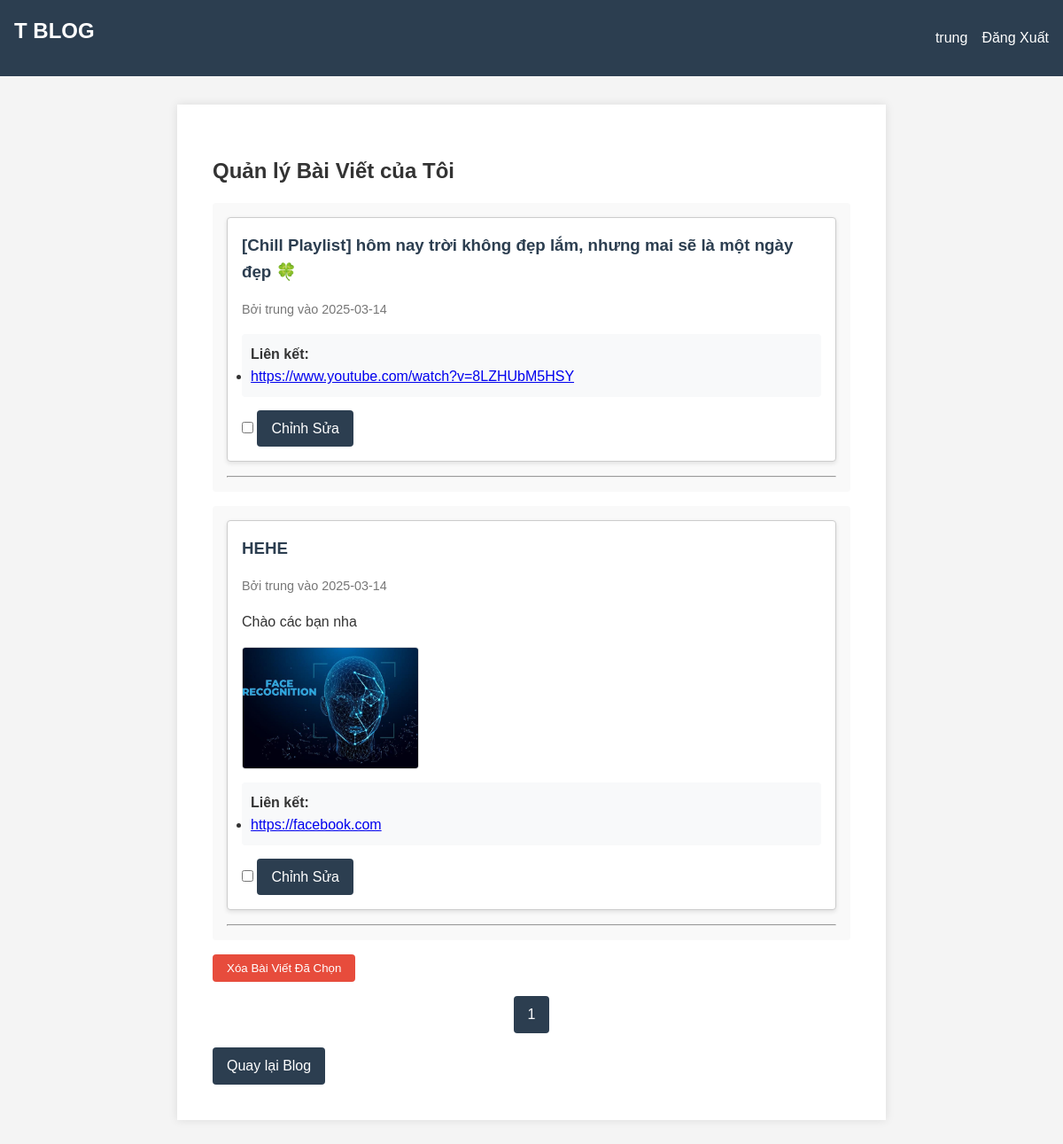
The page /my_posts (signed in) on the database its author committed.
### tables this page shows
CREATE TABLE user (
  id INTEGER PRIMARY KEY AUTOINCREMENT,
  username TEXT UNIQUE NOT NULL,
  password TEXT NOT NULL,
  is_blocked BOOLEAN NOT NULL DEFAULT 0,
  is_admin BOOLEAN NOT NULL DEFAULT 0
);

CREATE TABLE post (
  id INTEGER PRIMARY KEY AUTOINCREMENT,
  author_id INTEGER NOT NULL,
  created TIMESTAMP NOT NULL DEFAULT CURRENT_TIMESTAMP,
  title TEXT NOT NULL,
  text_content TEXT,
  FOREIGN KEY (author_id) REFERENCES user (id)
);

CREATE TABLE post_content (
  id INTEGER PRIMARY KEY AUTOINCREMENT,
  post_id INTEGER NOT NULL,
  content_type TEXT NOT NULL,  -- 'image' hoặc 'link'
  content TEXT NOT NULL,       -- đường dẫn hình ảnh hoặc URL
  display_order INTEGER NOT NULL,
  FOREIGN KEY (post_id) REFERENCES post (id) ON DELETE CASCADE
);

### flaskr/blog.py (the view)
@bp.route('/my_posts')
@login_required
def my_posts():
    db = get_db()
    page = request.args.get('page', 1, type=int)
    per_page = 10
    offset = (page - 1) * per_page
    posts_rows = db.execute(
        'SELECT p.id, p.title, p.text_content, p.created, u.username, u.id as author_id'
        ' FROM post p JOIN user u ON p.author_id = u.id'
        ' WHERE p.author_id = ? ORDER BY p.created DESC LIMIT ? OFFSET ?',
        (g.user['id'], per_page, offset)
    ).fetchall()
    posts = []
    for post_row in posts_rows:
        post = dict(post_row)
        contents = db.execute(
            'SELECT content_type, content, display_order'
            ' FROM post_content'
            ' WHERE post_id = ?'
            ' ORDER BY display_order',
            (post['id'],)
        ).fetchall()
        post['images'] = [c['content'] for c in contents if c['content_type'] == 'image']
        post['links'] = [c['content'] for c in contents if c['content_type'] == 'link']
        posts.append(post)
    total_posts = db.execute(
        'SELECT COUNT(*) FROM post WHERE author_id = ?',
        (g.user['id'],)
    ).fetchone()[0]
    total_pages = (total_posts + per_page - 1) // per_page
    return render_template('blog/my_posts.html', posts=posts, page=page, total_pages=total_pages)

### flaskr/auth.py (called while the page is built)
@bp.before_app_request
def load_logged_in_user():
    user_id = session.get('user_id')
    if user_id is None:
        g.user = None
    else:
        g.user = get_db().execute(
            'SELECT * FROM user WHERE id = ?', (user_id,)
        ).fetchone()  # fetchone() trả về một sqlite3.Row

def login_required(view):
    @functools.wraps(view)
    def wrapped_view(**kwargs):
        if g.user is None:
            return redirect(url_for('auth.login'))
        return view(**kwargs)
    return wrapped_view

### flaskr/db.py (called while the page is built)
def get_db():
    if 'db' not in g:
        g.db = sqlite3.connect(
            current_app.config['DATABASE'],
            detect_types=sqlite3.PARSE_DECLTYPES
        )
        g.db.row_factory = sqlite3.Row
    return g.db

### flaskr/templates/blog/my_posts.html (shortened to what this page needs)
{% extends 'base.html' %}
{% block content %}
<section class="user-posts">
    <h2>Quản lý Bài Viết của Tôi</h2>
    <form action="{{ url_for('blog.delete_multiple_posts') }}" method="post" class="form-list">
        {% for post in posts %}
        <div class="post-item">
            <article class="post admin">
                <header>
                    <h3>{{ post.title }}</h3>
                    <div class="about">Bởi {{ post.username }} vào {{ post.created.strftime('%Y-%m-%d') }}</div>
                </header>
                {% if post.text_content %}
                <div class="post-text">
                    {{ post.text_content }}
                </div>
                {% endif %}
                {% if post.images %}
                <div class="post-images">
                    {% for image in post.images %}
                    <div class="image-container">
                        <img src="{{ image }}" alt="Hình ảnh" class="post-image">
                    </div>
                    {% endfor %}
                </div>
                {% endif %}
                {% if post.links %}
                <div class="post-links">
                    <h4>Liên kết:</h4>
                    <ul>
                        {% for link in post.links %}
                        <li><a href="{{ link }}" target="_blank">{{ link }}</a></li>
                        {% endfor %}
                    </ul>
                </div>
                {% endif %}
                <footer>
                    <input type="checkbox" name="post_ids" value="{{ post.id }}">
                    <a class="btn" href="{{ url_for('blog.update', id=post.id) }}">Chỉnh Sửa</a>
                </footer>
            </article>
            <hr>
        </div>
        {% endfor %}
        <input class="btn danger" type="submit" value="Xóa Bài Viết Đã Chọn" onclick="return confirm('Bạn có chắc chắn không?');">
    </form>
    <div class="pagination">
      {% for p in range(1, total_pages + 1) %}
        <a class="btn {% if p == page %}active{% endif %}" href="{{ url_for('blog.my_posts', page=p) }}">{{ p }}</a>
      {% endfor %}
    </div>
    <div class="navigation-links">
        <a class="btn" href="{{ url_for('blog.blog_index') }}">Quay lại Blog</a>
    </div>
</section>
{% endblock %}

### flaskr/templates/base.html (shortened to what this page needs)
<!doctype html>
<html lang="vi">
<head>
    <link rel="stylesheet" href="{{ url_for('static', filename='style.css') }}">
    <link rel="stylesheet" href="https://cdnjs.cloudflare.com/ajax/libs/font-awesome/5.15.4/css/all.min.css">
</head>
<body>
<nav>
    <div class="nav-left">
        <h1><a href="{{ url_for('blog.blog_index') }}">T BLOG</a></h1>
    </div>
    <div class="nav-right">
        <ul>
            {% if g.user %}
                <li><span class="username">{{ g.user['username'] }}</span></li>
                <li><a href="{{ url_for('auth.logout') }}">Đăng Xuất</a></li>
            {% else %}
                <li><a href="{{ url_for('auth.register') }}">Đăng Ký</a></li>
                <li><a href="{{ url_for('auth.login') }}">Đăng Nhập</a></li>
            {% endif %}
        </ul>
    </div>
</nav>
<section class="content">
    {% block content %}{% endblock %}
</section>
</body>
</html>

### flaskr/static/style.css (style rules this page uses)
* { margin: 0; padding: 0; box-sizing: border-box; }
body { font-family: 'Arial', sans-serif; line-height: 1.6; background-color: #f4f4f4; color: #333; }
nav { background: #2C3E50; color: #fff; padding: 1rem; display: flex; justify-content: space-between; align-items: center; }
nav .nav-left h1 a { color: #fff; text-decoration: none; }
nav .nav-right ul { list-style: none; display: flex; }
nav .nav-right ul li { margin-left: 1rem; }
nav .nav-right ul li a { color: #fff; text-decoration: none; }
.content { max-width: 800px; margin: 2rem auto; background: #fff; padding: 1.5rem; box-shadow: 0 0 10px rgba(0,0,0,0.1); }
header { margin-bottom: 1rem; }
h1, h2, h3 { margin-bottom: 1rem; }
.btn { display: inline-block; padding: 0.5rem 1rem; background: #2C3E50; color: #fff; text-decoration: none; border: none; border-radius: 4px; cursor: pointer; transition: background 0.3s ease; }
.btn.danger { background: #E74C3C; }
.user-actions, .navigation-links, .admin-actions { margin-top: 1rem; }
.user-actions a, .navigation-links a, .admin-actions a { margin-right: 0.5rem; }
.admin-section, .user-posts { padding: 1rem; }
.post-item { padding: 1rem; background: #f9f9f9; border-radius: 4px; margin-bottom: 1rem; }
.post { background: #fff; border: 1px solid #ccc; border-radius: 4px; padding: 1rem; margin-bottom: 1rem; box-shadow: 0 2px 5px rgba(0, 0, 0, 0.1); }
.post h2, .post h3 { color: #2C3E50; }
.post .about { font-size: 0.9rem; color: #777; }
.pagination { margin: 1rem 0; text-align: center; }
.pagination .btn { margin: 0 0.5rem; }

### flaskr/templates/blog/my_posts.html (style rules this page uses)
.post-images { display: flex; flex-wrap: wrap; gap: 10px; margin: 15px 0; }
.image-container { max-width: 200px; max-height: 200px; overflow: hidden; border: 1px solid #ddd; border-radius: 4px; }
.post-image { width: 100%; height: 100%; object-fit: cover; }
.post-links { margin: 15px 0; padding: 10px; background-color: #f8f9fa; border-radius: 4px; }
.post-text { margin: 15px 0; line-height: 1.6; }

### rows shown on the page
user: user.username "trung"
post: title "[Chill Playlist] hôm nay trời không đẹp lắm, nhưng mai sẽ là một ngày đẹp 🍀", username "trung", created "2025-03-14"
post_content: content "https://www.youtube.com/watch?v=8LZHUbM5HSY"
post: title "HEHE", username "trung", created "2025-03-14", text_content "Chào các bạn nha"
post_content: content (picture)
post_content: content "https://facebook.com"

### other values the page prints
{{ p }} "1"
